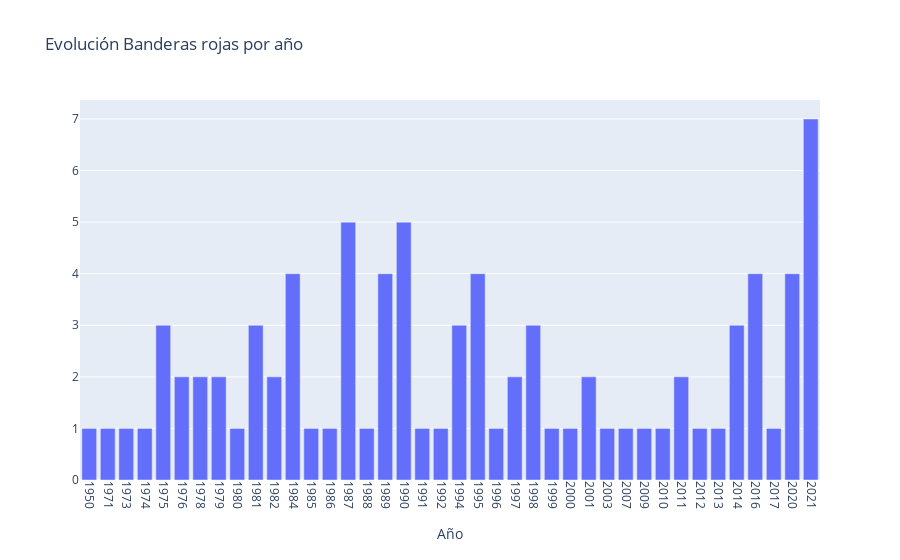

Source (notebook cell):
### Markdown cell above
> Dibujando gráfico

### Code cell
trace1 = {
  'x': graf_flags.index,
  'y': graf_flags['N_RedFlags'],
  'name': 'Sales',
  'type': 'bar'
};
data = [trace1];
layout = {
  'xaxis': {'title': 'Año'},
  'title': 'Evolución Banderas rojas por año'
};
fig = go.Figure(data = data, layout = layout)
fig.update_xaxes(
        tickangle = 90)
iplot(fig)

### Figure 1 — Plotly figure (JSON) as saved in the notebook; plotly's stock layout.template omitted (floating-point values rounded to 4 significant figures)
{"data": [{"name": "Sales", "type": "bar", "x": ["1950 ", "1971  ", "1973  ", "1974  ", "1975  ", "1976  ", "1978  ", "1979  ", "1980  ", "1981  ", "1982  ", "1984  ", "1985  ", "1986  ", "1987  ", "1988  ", "1989  ", "1990  ", "1991  ", "1992  ", "1994  ", "1995  ", "1996  ", "1997  ", "1998  ", "1999  ", "2000  ", "2001  ", "2003  ", "2007  ", "2009  ", "2010  ", "2011  ", "2012  ", "2013  ", "2014  ", "2016  ", "2017  ", "2020  ", "2021  "], "y": [1, 1, 1, 1, 3, 2, 2, 2, 1, 3, 2, 4, 1, 1, 5, 1, 4, 5, 1, 1, 3, 4, 1, 2, 3, 1, 1, 2, 1, 1, 1, 1, 2, 1, 1, 3, 4, 1, 4, 7]}], "layout": {"title": {"text": "Evolución Banderas rojas por año"}, "xaxis": {"tickangle": 90, "title": {"text": "Año"}}}}
